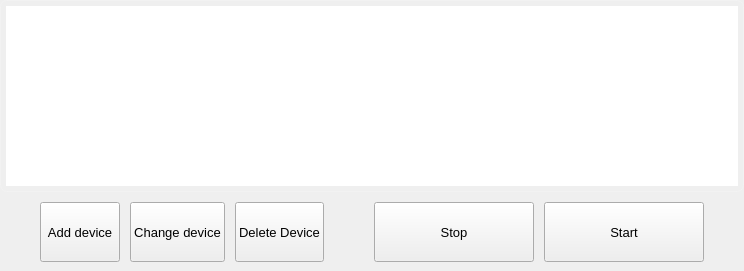
         <widget class="QWidget" name="dashboard_page">
          <property name="styleSheet">
           <string notr="true">QPushButton:pressed{
	background-color: #2C3F44;
	font-weight:bold;
}</string>
          </property>
          <layout class="QVBoxLayout" name="verticalLayout_6">
           <property name="spacing">
            <number>10</number>
           </property>
           <property name="leftMargin">
            <number>0</number>
           </property>
           <property name="topMargin">
            <number>0</number>
           </property>
           <property name="rightMargin">
            <number>0</number>
           </property>
           <property name="bottomMargin">
            <number>2</number>
           </property>
           <item>
            <widget class="QTableWidget" name="tableWidget">
             <property name="styleSheet">
              <string notr="true">QTableWidget {
    padding: 5px;
    border: 1px solid rgba(255, 255, 255, 40);
    border-radius: 7px;
	gridline-color: transparent;
}

QTableWidget::item {
    width: 30px;
    text-align: left;
    padding-left: 5px;
    background-color: rgba(255, 255, 255, 0);
	border-bottom: 1px solid rgba(255, 255, 255, 40);
}
QTableView::item:selected{
	color: rgb(255, 255, 255);
	font-weight:bold;
    background-color: rgba(42, 62, 73, 1);;
}
QTableWidget::item:first-child {
    border-left: 7px; /* Заокруглення для верхнього правого кута */
}

QTableWidget::item:last-child {
    border-right: 7px; /* Заокруглення для нижнього правого кута */
}

QHeaderView {
    background-color: rgba(255, 255, 255, 0);
    color: none; /* Виберіть color: black; або потрібний вам колір */
    margin: 0px;
    padding: 0px;
}

QHeaderView::section {
    background-color: rgba(255, 255, 255, 0);
    color: none; /* Виберіть color: white; або потрібний вам колір */
    border-bottom: 1px solid rgba(255, 255, 255, 40);
    border-radius: 7px;
    margin: 5px;
    padding: 2px;
}

QHeaderView::section:horizontal {
    background-color: rgba(42, 62, 73, 1);
    color: white;
    width: 30px;
    font-size: 12pt;
}

QHeaderView::section:vertical {
    background-color: rgba(42, 62, 73, 1);
    color: white;
    width: 20px;
    height: 50px;
    font-size: 12pt;
    text-align: center;
	padding-left: 12px;
}

QTableCornerButton::section {
    background-color: rgba(255, 255, 255, 0);
    border: none;
}

QTableCornerButton {
    background-color: rgba(255, 255, 255, 0);
    border: none;
}
</string>
             </property>
            </widget>
           </item>
           <item>
            <layout class="QHBoxLayout" name="horizontalLayout_6">
             <property name="bottomMargin">
              <number>7</number>
             </property>
             <item>
              <spacer name="horizontalSpacer_5">
               <property name="orientation">
                <enum>Qt::Horizontal</enum>
               </property>
               <property name="sizeHint" stdset="0">
                <size>
                 <width>40</width>
                 <height>20</height>
                </size>
               </property>
              </spacer>
             </item>
             <item>
              <widget class="QPushButton" name="add_device_1">
               <property name="maximumSize">
                <size>
                 <width>160</width>
                 <height>60</height>
                </size>
               </property>
               <property name="font">
                <font>
                 <pointsize>10</pointsize>
                </font>
               </property>
               <property name="styleSheet">
                <string notr="true"/>
               </property>
               <property name="text">
                <string>Add device</string>
               </property>
               <property name="icon">
                <iconset resource="res.qrc">
                 <normaloff>:/img/add-list.png</normaloff>:/img/add-list.png</iconset>
               </property>
               <property name="iconSize">
                <size>
                 <width>30</width>
                 <height>30</height>
                </size>
               </property>
               <property name="checkable">
                <bool>true</bool>
               </property>
               <property name="autoExclusive">
                <bool>true</bool>
               </property>
              </widget>
             </item>
             <item>
              <widget class="QPushButton" name="change_device_1">
               <property name="maximumSize">
                <size>
                 <width>160</width>
                 <height>60</height>
                </size>
               </property>
               <property name="font">
                <font>
                 <pointsize>10</pointsize>
                </font>
               </property>
               <property name="styleSheet">
                <string notr="true"/>
               </property>
               <property name="text">
                <string>Change device</string>
               </property>
               <property name="icon">
                <iconset resource="res.qrc">
                 <normaloff>:/img/alter.png</normaloff>:/img/alter.png</iconset>
               </property>
               <property name="iconSize">
                <size>
                 <width>30</width>
                 <height>30</height>
                </size>
               </property>
               <property name="checkable">
                <bool>false</bool>
               </property>
               <property name="autoExclusive">
                <bool>false</bool>
               </property>
              </widget>
             </item>
             <item>
              <widget class="QPushButton" name="delete_device_1">
               <property name="maximumSize">
                <size>
                 <width>160</width>
                 <height>60</height>
                </size>
               </property>
               <property name="font">
                <font>
                 <pointsize>10</pointsize>
                </font>
               </property>
               <property name="styleSheet">
                <string notr="true"/>
               </property>
               <property name="text">
                <string>Delete Device</string>
               </property>
               <property name="icon">
                <iconset resource="res.qrc">
                 <normaloff>:/img/trash.png</normaloff>:/img/trash.png</iconset>
               </property>
               <property name="iconSize">
                <size>
                 <width>30</width>
                 <height>30</height>
                </size>
               </property>
               <property name="checkable">
                <bool>false</bool>
               </property>
               <property name="autoExclusive">
                <bool>false</bool>
               </property>
              </widget>
             </item>
             <item>
              <spacer name="horizontalSpacer_6">
               <property name="orientation">
                <enum>Qt::Horizontal</enum>
               </property>
               <property name="sizeHint" stdset="0">
                <size>
                 <width>40</width>
                 <height>20</height>
                </size>
               </property>
              </spacer>
             </item>
             <item>
              <widget class="QPushButton" name="pushButton_3">
               <property name="minimumSize">
                <size>
                 <width>160</width>
                 <height>60</height>
                </size>
               </property>
               <property name="maximumSize">
                <size>
                 <width>160</width>
                 <height>60</height>
                </size>
               </property>
               <property name="font">
                <font>
                 <pointsize>10</pointsize>
                </font>
               </property>
               <property name="text">
                <string>Stop</string>
               </property>
              </widget>
             </item>
             <item>
              <widget class="QPushButton" name="pushButton_4">
               <property name="minimumSize">
                <size>
                 <width>160</width>
                 <height>60</height>
                </size>
               </property>
               <property name="maximumSize">
                <size>
                 <width>160</width>
                 <height>60</height>
                </size>
               </property>
               <property name="font">
                <font>
                 <pointsize>10</pointsize>
                </font>
               </property>
               <property name="text">
                <string>Start</string>
               </property>
              </widget>
             </item>
             <item>
              <spacer name="horizontalSpacer_4">
               <property name="orientation">
                <enum>Qt::Horizontal</enum>
               </property>
               <property name="sizeHint" stdset="0">
                <size>
                 <width>40</width>
                 <height>20</height>
                </size>
               </property>
              </spacer>
             </item>
            </layout>
           </item>
          </layout>
         </widget>
